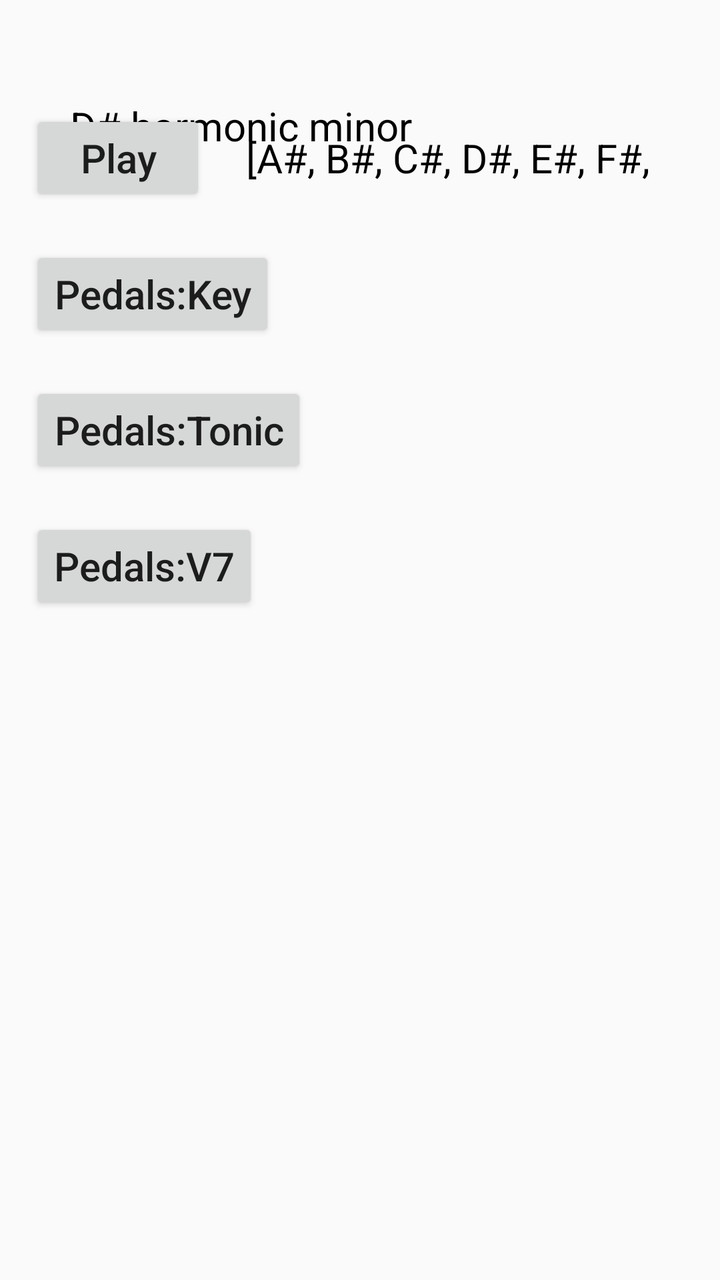
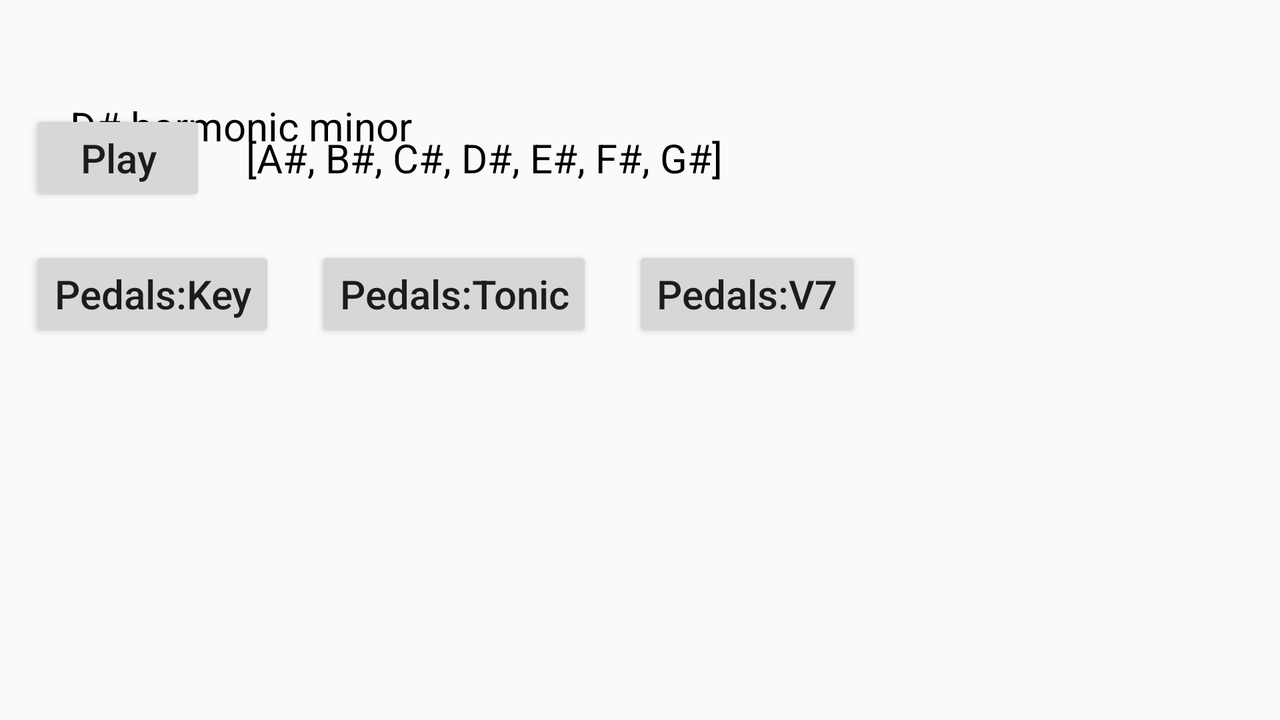

An Android layout and its configuration variant, each rendered on a device that would load it. The default file and the variant file are quoted in full after the pictures.
<!-- AndroidManifest.xml: application theme AppTheme -->
<!-- res/layout/fragment_key_signature.xml -->
<RelativeLayout
    android:id="@+id/keysig_fragment"
    xmlns:android="http://schemas.android.com/apk/res/android"
    xmlns:tools="http://schemas.android.com/tools"
    android:layout_width="match_parent"
    android:layout_height="match_parent"
    android:padding="5dp"
    tools:context="com.billooms.harppedals.keysignature.KeySignatureFragment">

    <Spinner style="@style/mySpinner" android:id="@+id/keySpinner"
             android:layout_alignParentTop="true"
             android:layout_alignParentLeft="true"
             android:layout_alignParentStart="true"/>

    <Spinner style="@style/mySpinner" android:id="@+id/scaleSpinner"
             android:layout_alignParentLeft="true"
             android:layout_alignParentStart="true"
             android:layout_below="@id/keySpinner"/>

    <Button style="@style/myButton" android:id="@+id/playScaleButton" android:text="@string/playScaleButton"
            android:layout_below="@+id/scaleSpinner"
            android:layout_alignParentLeft="true"
            android:layout_alignParentStart="true"/>

    <TextView style="@style/myText" android:id="@+id/scaleText" android:text="@string/scaleText"
              android:layout_toRightOf="@+id/playScaleButton"
              android:layout_toEndOf="@+id/playScaleButton"
              android:layout_alignBaseline="@+id/playScaleButton"
              android:lines = "1"/>

    
    <ImageView android:id="@+id/keySigIcon" android:contentDescription="@string/keySigIconText"
               android:layout_width="wrap_content"
               android:layout_height="wrap_content"
               android:layout_alignParentTop="true"
               android:layout_toRightOf="@id/scaleSpinner"
               android:layout_toEndOf="@id/scaleSpinner"
               android:minHeight="43px"
               android:minWidth="65px"
               android:layout_margin="10dp"/>

    <TextView style="@style/myText" android:id="@+id/keyText" android:text="@string/keyText"
              android:layout_below="@id/keySigIcon"
              android:layout_toRightOf="@id/scaleSpinner"
              android:layout_toEndOf="@id/scaleSpinner"
              android:layout_alignBaseline="@+id/scaleSpinner"
              android:width="200dp"
              android:lines = "1"/>

    <Button style="@style/myButton" android:id="@+id/setKeyButton" android:text="@string/setKeyButton"
            android:layout_alignParentLeft="true"
            android:layout_alignParentStart="true"
            android:layout_below="@+id/playScaleButton"/>

    <Button style="@style/myButton" android:id="@+id/setTonicButton" android:text="@string/setTonicButton"
            android:layout_alignParentLeft="true"
            android:layout_alignParentStart="true"
            android:layout_below="@+id/setKeyButton"/>

    <Button style="@style/myButton" android:id="@+id/setV7Button" android:text="@string/setV7Button"
            android:layout_alignParentLeft="true"
            android:layout_alignParentStart="true"
            android:layout_below="@+id/setTonicButton"/>

</RelativeLayout>
<!-- resources referenced by this layout -->
<resources>
  <string name="keySigIconText">Icon showing the key signature</string>
  <string name="keyText">D# harmonic minor</string>
  <string name="playScaleButton">Play</string>
  <string name="scaleText">[A#, B#, C#, D#, E#, F#, G#]</string>
  <string name="setKeyButton">Pedals:Key</string>
  <string name="setTonicButton">Pedals:Tonic</string>
  <string name="setV7Button">Pedals:V7</string>
  <style name="myButton" parent="@android:style/TextAppearance">
           <item name="android:layout_width">wrap_content</item>
           <item name="android:layout_height">wrap_content</item>
           <item name="android:layout_margin">10dp</item>
           <item name="android:textSize">20sp</item>
           <item name="android:textAllCaps">false</item>
       </style>
  <style name="mySpinner" parent="@android:style/TextAppearance">
           <item name="android:layout_width">wrap_content</item>
           <item name="android:layout_height">wrap_content</item>
           <item name="android:layout_margin">10dp</item>
           <item name="android:background">@drawable/slim_spinner_normal</item>
       </style>
  <style name="myText" parent="@android:style/TextAppearance">
           <item name="android:layout_width">wrap_content</item>
           <item name="android:layout_height">wrap_content</item>
           <item name="android:layout_margin">10dp</item>
           <item name="android:textSize">20sp</item>
           <item name="android:textAllCaps">false</item>
           <item name="android:gravity">start</item>
           <item name="android:textColor">@android:color/black</item>
           <item name="android:background">@android:color/transparent</item>
           <item name="android:visibility">visible</item>
           <item name="android:clickable">false</item>
           <item name="android:focusable">false</item>
           <item name="android:focusableInTouchMode">false</item>
       </style>
  <style name="AppTheme" parent="Theme.AppCompat.Light.DarkActionBar">
          
          <item name="colorPrimary">@color/colorPrimary</item>
          <item name="colorPrimaryDark">@color/colorPrimaryDark</item>
          <item name="colorAccent">@color/colorAccent</item>
      </style>
</resources>
<!-- res/layout-land/fragment_key_signature.xml (the author's variant of the layout above) -->
<!-- drawn on the phone turned sideways -->
<RelativeLayout
    android:id="@+id/keysig_fragment"
    xmlns:android="http://schemas.android.com/apk/res/android"
    xmlns:tools="http://schemas.android.com/tools"
    android:layout_width="match_parent"
    android:layout_height="match_parent"
    android:padding="5dp"
    tools:context="com.billooms.harppedals.keysignature.KeySignatureFragment">

    <Spinner style="@style/mySpinner" android:id="@+id/keySpinner"
             android:layout_alignParentTop="true"
             android:layout_alignParentLeft="true"
             android:layout_alignParentStart="true"/>

    <Spinner style="@style/mySpinner" android:id="@+id/scaleSpinner"
             android:layout_alignParentLeft="true"
             android:layout_alignParentStart="true"
             android:layout_below="@id/keySpinner"/>

    <Button style="@style/myButton" android:id="@+id/playScaleButton" android:text="@string/playScaleButton"
            android:layout_below="@+id/scaleSpinner"
            android:layout_alignParentLeft="true"
            android:layout_alignParentStart="true"/>

    <TextView style="@style/myText" android:id="@+id/scaleText" android:text="@string/scaleText"
              android:layout_toRightOf="@+id/playScaleButton"
              android:layout_toEndOf="@+id/playScaleButton"
              android:layout_alignBaseline="@+id/playScaleButton"
              android:lines = "1"/>

    
    <ImageView android:id="@+id/keySigIcon" android:contentDescription="@string/keySigIconText"
               android:layout_width="wrap_content"
               android:layout_height="wrap_content"
               android:layout_alignParentTop="true"
               android:layout_toRightOf="@id/scaleSpinner"
               android:layout_toEndOf="@id/scaleSpinner"
               android:minHeight="43px"
               android:minWidth="65px"
               android:layout_margin="10dp"/>

    <TextView style="@style/myText" android:id="@+id/keyText" android:text="@string/keyText"
              android:layout_below="@id/keySigIcon"
              android:layout_toRightOf="@id/scaleSpinner"
              android:layout_toEndOf="@id/scaleSpinner"
              android:layout_alignBaseline="@+id/scaleSpinner"
              android:width="200dp"
              android:lines = "1"/>

    <Button style="@style/myButton" android:id="@+id/setKeyButton" android:text="@string/setKeyButton"
            android:layout_alignParentLeft="true"
            android:layout_alignParentStart="true"
            android:layout_below="@+id/playScaleButton"/>

    <Button style="@style/myButton" android:id="@+id/setTonicButton" android:text="@string/setTonicButton"
            android:layout_alignBaseline="@+id/setKeyButton"
            android:layout_toRightOf="@id/setKeyButton"
            android:layout_toEndOf="@id/setKeyButton"/>

    <Button style="@style/myButton" android:id="@+id/setV7Button" android:text="@string/setV7Button"
            android:layout_alignBaseline="@+id/setTonicButton"
            android:layout_toRightOf="@id/setTonicButton"
            android:layout_toEndOf="@id/setTonicButton"/>

</RelativeLayout>
